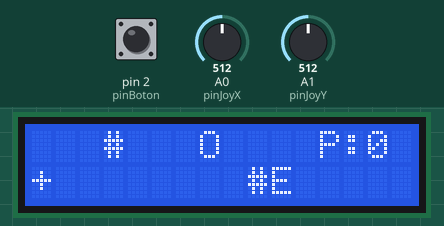
Recording of a sketch running on a simulated Arduino Uno, built with avr-gcc and run on an emulated ATmega328P. Parts: 16×2 character LCD. The inputs (shaded band) are chosen by the test bench; at power-on: A1 (pinJoyY) = 512, A0 (pinJoyX) = 512, pin 2 (pinBoton) HIGH. Random numbers use the default seed unless the sketch sets one.

Above: at 3.2 s.
3.3 s: A1 (pinJoyY) set to 614
5.2 s: A1 (pinJoyY) set to 635
At 8.0 s:
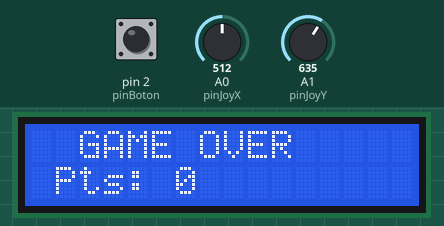
8.2 s: A0 (pinJoyX) set to 614
11.2 s: A0 (pinJoyX) set to 642
At 11.52 s:
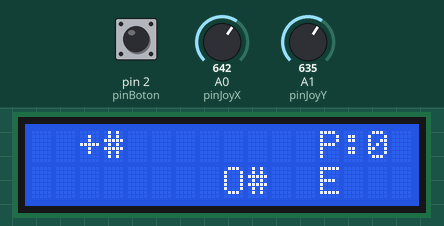
12.8 s: A1 (pinJoyY) set to 390
At 13.7 s:
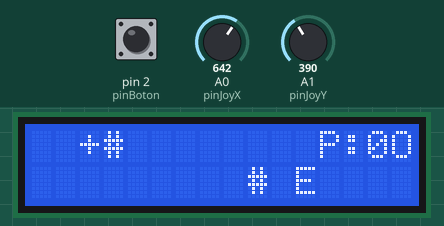
14.4 s: pin 2 (pinBoton) pulled LOW for 0.15 s
At 15.33 s:
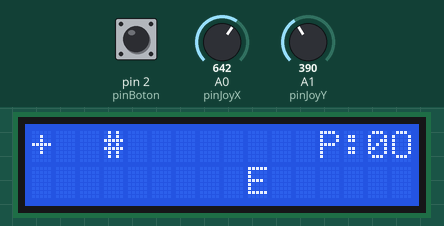
Timing chart, 0 to 16.1 s (numbered marks = the images above; inputs shaded):
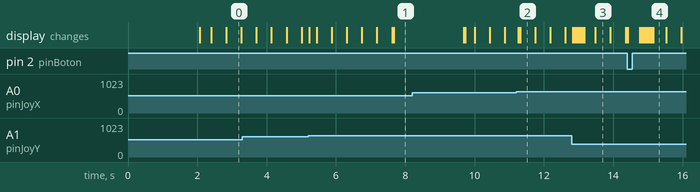

The sketch:

CodigoJuegoLCD.ino
```cpp
#include <LiquidCrystal.h>

// ==================== CONFIGURACIÓN DE PINES ====================
LiquidCrystal lcd(12, 11, 6, 5, 7, 3); // (RS, E, D4, D5, D6, D7)

const int pinJoyX = A0;   // Joystick eje X
const int pinJoyY = A1;   // Joystick eje Y
const int pinBoton = 2;   // Botón del joystick

// ==================== VARIABLES DEL JUGADOR ====================
int posX = 7;   // Posición X inicial (0-15)
int posY = 0;   // Posición Y inicial (0-1)

// ==================== OBJETOS DEL JUEGO ====================
// Muros (obstáculos fijos)
const int muro1X = 3, muro1Y = 0;
const int muro2X = 9, muro2Y = 1;

// Premio (colectible)
int premioX = 15, premioY = 1;

// Enemigo (se mueve automáticamente)
int enemigoX = 8, enemigoY = 1;
bool direccionDerecha = true;

// ⚡ CONTROL DE VELOCIDAD DEL ENEMIGO
int enemyMoveCounter = 0;
const int enemySpeed = 8;  // ⬅️ AJUSTA ESTO: Mayor = más lento (8 = ~400ms por movimiento)

// ==================== CONFIGURACIÓN ====================
const int umbral = 400;
int puntuacion = 0;

// ==================== PROTOTIPOS DE FUNCIÓN ====================
void dibujarObjeto(int x, int y, char caracter = '#');
void refrescarPantalla();
void movimientoEnemigo();
void reiniciarJuego();
void generarPremio();

// ==================== SETUP ====================
void setup() {
  lcd.begin(16, 2);
  pinMode(pinBoton, INPUT_PULLUP);
  randomSeed(analogRead(3));

  lcd.setCursor(0, 0);
  lcd.print("  JUEGO LCD  ");
  lcd.setCursor(0, 1);
  lcd.print(" Joy:Move Btn:R ");
  delay(2000);

  reiniciarJuego();
}

// ==================== LOOP PRINCIPAL ====================
void loop() {
  // 🔹 1. Leer joystick (siempre responsive)
  int valorX = analogRead(pinJoyX);
  int valorY = analogRead(pinJoyY);
  int estadoBoton = digitalRead(pinBoton);

  // 🔹 2. Calcular nueva posición tentativa del jugador
  int nuevoX = posX;
  int nuevoY = posY;

  if (valorX < umbral) nuevoX--;
  else if (valorX > (1023 - umbral)) nuevoX++;

  if (valorY < umbral) nuevoY--;
  else if (valorY > (1023 - umbral)) nuevoY++;

  nuevoX = constrain(nuevoX, 0, 15);
  nuevoY = constrain(nuevoY, 0, 1);

  // 🔹 3. Colisión con MUROS
  bool chocoMuro = (nuevoX == muro1X && nuevoY == muro1Y) ||
                   (nuevoX == muro2X && nuevoY == muro2Y);

  if (!chocoMuro) {
    posX = nuevoX;
    posY = nuevoY;
  }

  // 🔹 4. Colisión con PREMIO
  if (posX == premioX && posY == premioY) {
    puntuacion++;
    generarPremio();
  }

  // 🔹 5. Colisión con ENEMIGO → Game Over
  if (posX == enemigoX && posY == enemigoY) {
    lcd.clear();
    lcd.setCursor(0, 0);
    lcd.print("  GAME OVER  ");
    lcd.setCursor(0, 1);
    lcd.print(" Pts: ");
    lcd.print(puntuacion);
    delay(2000);
    reiniciarJuego();
  }

  // 🔹 6. Dibujar escena
  refrescarPantalla();
  dibujarObjeto(posX, posY, 'O');

  // 🔹 7. Botón: Reiniciar
  if (estadoBoton == LOW) {
    reiniciarJuego();
    delay(300);
  }

  delay(50);  // Loop estable (joystick responsive)
}

// ==================== FUNCIONES AUXILIARES ====================

void dibujarObjeto(int x, int y, char caracter) {
  lcd.setCursor(x, y);
  lcd.print(caracter);
}

void refrescarPantalla() {
  lcd.clear();

  dibujarObjeto(muro1X, muro1Y, '#');
  dibujarObjeto(muro2X, muro2Y, '#');
  dibujarObjeto(premioX, premioY, '+');

  movimientoEnemigo();  // Aquí se aplica la velocidad lenta

  lcd.setCursor(12, 0);
  lcd.print("P:");
  lcd.print(puntuacion);
}

// 👾 MOVIMIENTO DEL ENEMIGO CON VELOCIDAD CONTROLADA
void movimientoEnemigo() {
  enemyMoveCounter++;  // Contar frames

  // Solo mover al enemigo cada 'enemySpeed' frames
  if (enemyMoveCounter >= enemySpeed) {
    enemyMoveCounter = 0;  // Reset contador

    // Cambiar dirección en extremos
    if (enemigoX >= 14) direccionDerecha = false;
    if (enemigoX <= 2) direccionDerecha = true;

    // Mover enemigo
    enemigoX += direccionDerecha ? 1 : -1;
  }

  // Dibujar enemigo siempre (aunque no se haya movido)
  dibujarObjeto(enemigoX, enemigoY, 'E');
}

void generarPremio() {
  int nuevoX, nuevoY;
  do {
    nuevoX = random(0, 16);
    nuevoY = random(0, 2);
  } while (
    (nuevoX == muro1X && nuevoY == muro1Y) ||
    (nuevoX == muro2X && nuevoY == muro2Y) ||
    (nuevoX == posX && nuevoY == posY) ||
    (nuevoX == enemigoX && nuevoY == enemigoY)
  );
  premioX = nuevoX;
  premioY = nuevoY;
}

void reiniciarJuego() {
  posX = 7; posY = 0;
  enemigoX = 8; enemigoY = 1;
  direccionDerecha = true;
  enemyMoveCounter = 0;  // Reset contador del enemigo
  puntuacion = 0;
  generarPremio();
  refrescarPantalla();
  dibujarObjeto(posX, posY, 'O');
}
```

Measured:
- the behaviour switches between 623 and 624 on A1 (pinJoyY) (found by bisection; images 0 and 1)
- the behaviour switches between 623 and 624 on A0 (pinJoyX) (found by bisection; images 1 and 2)
- what the display in image 0 shows lasts 0.5 s, from 2.8 s to 3.3 s
